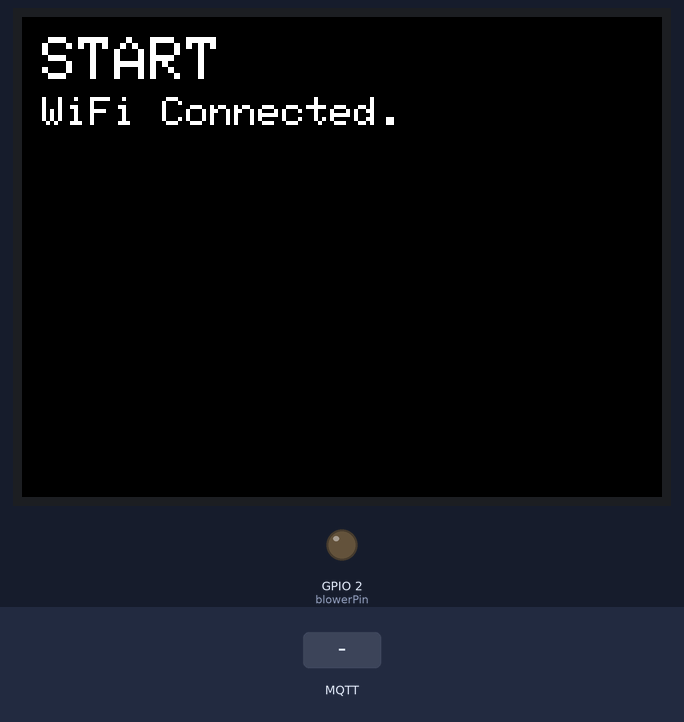
Recording of a sketch running on a simulated ESP32. On the bench: 320×240 colour display, output pins drawn as LEDs (lit = HIGH). Wiring (inferred from the names in the program): servo: signal GPIO 5. Inputs (shaded band) come from the test bench. WiFi joins after 1.5 s; servers stay silent unless stated; no MQTT or app messages arrive unless stated; servo pulses on a pin are drawn as a servo (544–2400 µs = 0–180°); what the sketch prints to the serial monitor is not drawn.

Above: at 2.9 s.
3.0 s: MQTT message "/sub/target/red" arrives on the first subscribed topic
Timing chart, 0 to 6.0 s (numbered marks = the images above; inputs shaded):
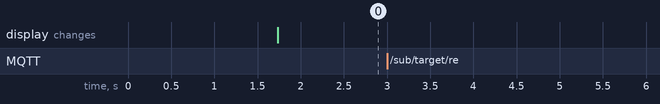

The sketch:

clappy.ino
```cpp
/**
 * target
 *     * ESP32
 * dependencies
 *     * PubSubClient, ArduinoJson
 */
#include <WiFi.h>
#include <PubSubClient.h>
#include <M5Stack.h>
#include <ArduinoJson.h>

char *ssid = "aterm-a55b9a-g";
char *password = "15208da0108bd";

// MQTTの接続先のIP
const char *endpoint = "192.168.179.7";
// MQTTのポート
const int port = 1883;

// デバイスID
char *deviceID = "M5Stack2";
// トピック
char *akabekoTopic1 = "/sub/target/red";
char *akabekoTopic2 = "/sub/target/yellow";

char blowerPin = 2;

////////////////////////////////////////////////////////////////////////////////

WiFiClient httpsClient;
PubSubClient mqttClient(httpsClient);

int servoPin[] = {2, 5};

void setup() {
    Serial.begin(115200);
    pinMode(blowerPin, OUTPUT);
    pinMode(servoPin[0], OUTPUT);
    pinMode(servoPin[1], OUTPUT);

    // Initialize the M5Stack object
    M5.begin();

    // START
    M5.Lcd.fillScreen(BLACK);
    M5.Lcd.setCursor(10, 10);
    M5.Lcd.setTextColor(WHITE);
    M5.Lcd.setTextSize(3);
    M5.Lcd.printf("START");

    // Start WiFi
    Serial.println("Connecting to ");
    Serial.print(ssid);
    WiFi.begin(ssid, password);

    while (WiFi.status() != WL_CONNECTED) {
        delay(500);
        Serial.print(".");
    }

    // WiFi Connected
    Serial.println("\nWiFi Connected.");
    M5.Lcd.setCursor(10, 40);
    M5.Lcd.setTextColor(WHITE);
    M5.Lcd.setTextSize(2);
    M5.Lcd.printf("WiFi Connected.\n");

    mqttClient.setServer(endpoint, port);
    mqttClient.setCallback(mqttCallback);

    connectMQTT();
}

void connectMQTT() {
    while (!mqttClient.connected()) {
        if (mqttClient.connect(deviceID)) {
            Serial.println("Connected.");
            int qos = 0;
            mqttClient.subscribe(akabekoTopic1, qos);
            mqttClient.subscribe(akabekoTopic2, qos);
            Serial.println("Subscribed.");
        } else {
            Serial.print("Failed. Error state=");
            Serial.print(mqttClient.state());
            // Wait 5 seconds before retrying
            delay(5000);
        }
    }
}

/**
 * MQTTから信号を受信
 */
void mqttCallback (char* topic, byte* payload, unsigned int length) {
    Serial.println("Recieve Topic");
    // メッセージを読み込み
    String str = "";
    for (int i = 0; i < length; i++) {
        str += (char)payload[i];
    }
    // JSONにパース
    StaticJsonBuffer<200> jsonBuffer;
    JsonObject& root = jsonBuffer.parseObject(str);
    // パースが成功したか確認
    if (!root.success()) {
        Serial.println("ParseError");
        return;
    }

    Serial.printf("Topic: %s\n", topic);
    if (strcmp(topic, "/sub/target/red") == 0) {
        bool enable = root["value"];
        int time = root["time"];
        clappy(0, enable, time);
    } else if (strcmp(topic, "/sub/target/yellow") == 0) {
        bool enable = root["value"];
        int time = root["time"];
        clappy(1, enable, time);
    }
}

void mqttLoop() {
    if (!mqttClient.connected()) {
        connectMQTT();
    }
    mqttClient.loop();
}

/**
 * クラッピーを制御
 */
void servoSet(int Pin, int Angle,int Time) {
    int pulseWidth;
    int TimeCount;

    TimeCount = Time/20;

    for(int i=0; i <= TimeCount; i++){
        pulseWidth = map(Angle, 0, 180, 544, 2400);
        digitalWrite(servoPin[Pin], HIGH);
        delayMicroseconds(pulseWidth);
        digitalWrite(servoPin[Pin], LOW);
        delayMicroseconds(20000 - pulseWidth);
    }
}

void clappy(int id, bool enable, int time) {
    if (enable) {
        Serial.printf("clappy %d drive\n", id);
        servoSet(id,130,1000); //130deg
        // time == 0 の場合は自動OFFしない
        if (time != 0) {
            delay(time);
            servoSet(id,45,1000); //45deg
        }
    } else {
        servoSet(id,45,1000); //45deg
    }
}

void loop() {
    // 接続確認
    mqttLoop();
}
```

Measured:
- after the input at 3.0 s, every drawn part: stays the same
